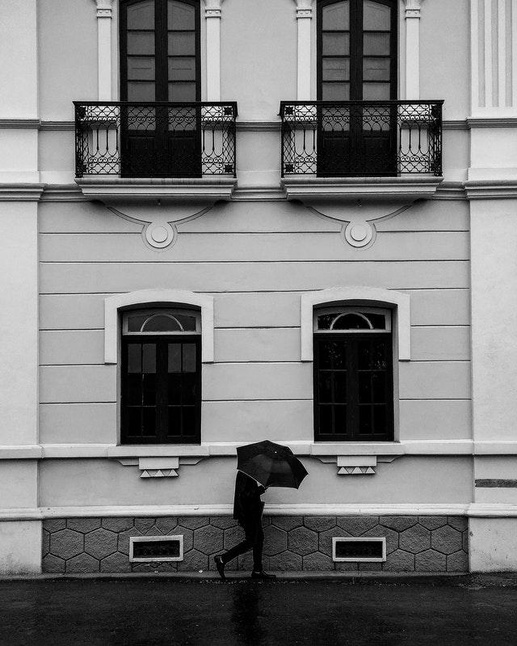
#> input picture walking.jpg, 517 x 646 px, shrunk from 640 x 799 before the run
$ jupyter execute 'V20 - Morphological operations.ipynb'   (shell and % lines are left out)
#> lines starting #> are read from the running program, lines starting #| are printed output that depends on the picture; after the words box and inside, x2 and y2 are one past the last pixel; in counts of white or black regions, pixels touching at a corner belong together
[cell 1]
import numpy as np
from matplotlib import pyplot as plt
from skimage.io import imread,imshow,imsave

[cell 2]
im = imread('walking.jpg')
#> im is the input picture: shape (646, 517); min 0, max 255, mean 121.2
bw = im>127
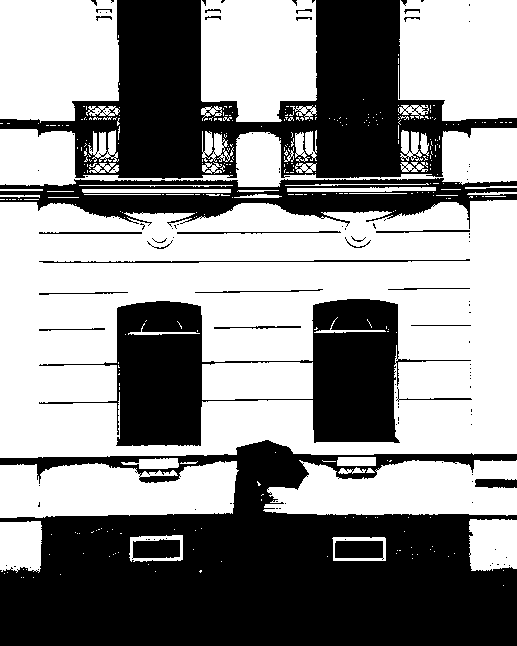
#> bw: shape (646, 517) bool; 55.5% white; 119 black regions (89 under 20 px), largest, box (x1, y1, x2, y2) and area: (0, 440, 517, 646) 68730, (0, 0, 517, 179) 39177, (39, 299, 471, 446) 23962

plt.figure()
plt.gray()
plt.imshow(bw)
plt.show()

[cell 3]
from skimage.morphology import disk

se = disk(5)
plt.figure()
plt.imshow(se)
plt.show()
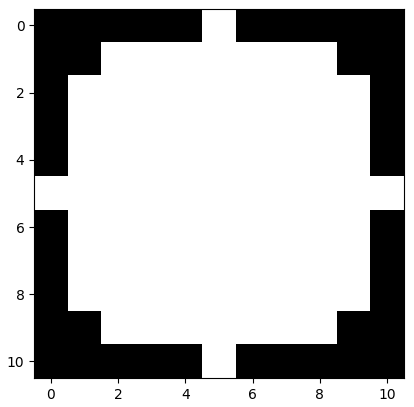
#> figure drawn by matplotlib, 1 panel

[cell 4]
from skimage.morphology import opening,closing,erosion,dilation

plt.figure()
plt.subplot(2,2,1)
plt.imshow(erosion(bw, se))
plt.subplot(2,2,2)
plt.imshow(dilation(bw, se))
plt.subplot(2,2,3)
plt.imshow(opening(bw, se))
plt.subplot(2,2,4)
plt.imshow(closing(bw, se))
plt.show()
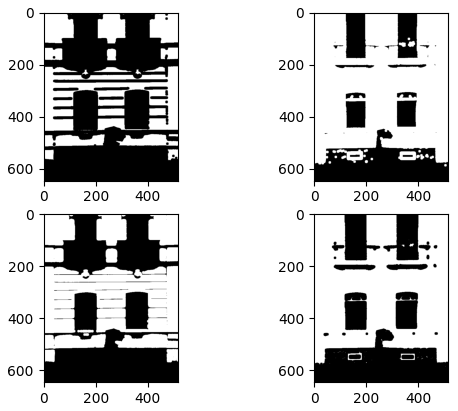
#> figure drawn by matplotlib, 4 panels

[cell 5]
clean = closing(opening(bw,se),se)
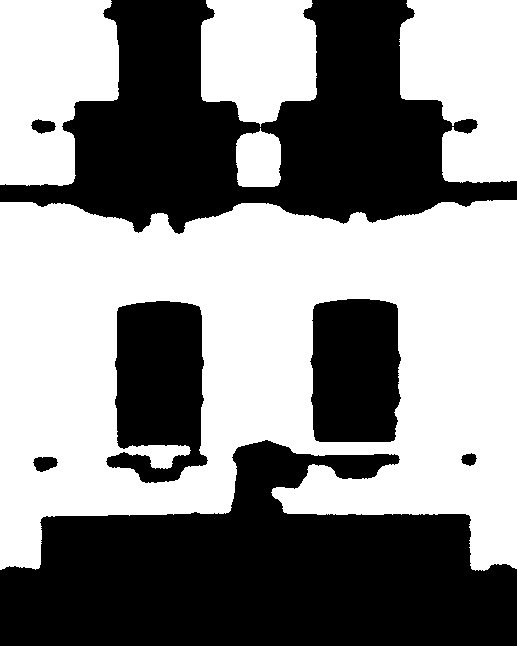
#> clean: shape (646, 517) bool; 53.5% white; 7 black regions, largest, box (x1, y1, x2, y2) and area: (0, 440, 517, 646) 68886, (0, 0, 517, 234) 59905, (106, 301, 208, 483) 13739
plt.figure()
plt.subplot(1,2,1)
plt.imshow(bw)
plt.subplot(1,2,2)
plt.imshow(clean)
plt.show()

[cell 6]
se = disk(5)
plt.figure()
plt.imshow(closing(im,se))
plt.show()
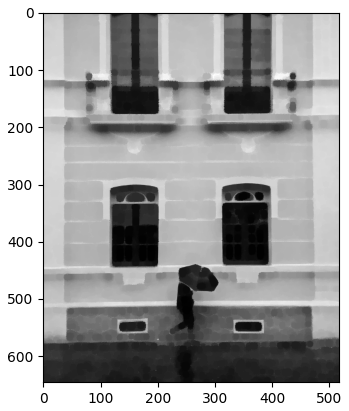
#> figure drawn by matplotlib, 1 panel

[cell 7]
from skimage.color import rgb2hsv,hsv2rgb

im = imread('etretat.jpg')
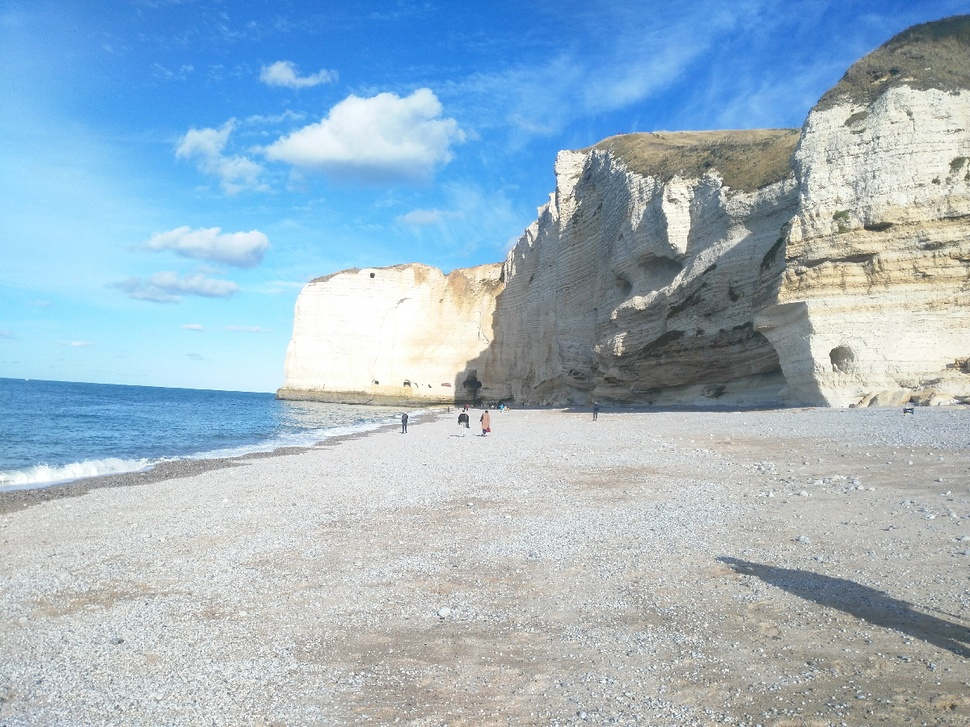
#> input picture etretat.jpg, 970 x 727 px, shrunk from 1200 x 900 before the run
#> im is the input picture: shape (727, 970, 3); mean R, G, B 158, 181.4, 197.9
hsv = rgb2hsv(im)
#> hsv: shape (727, 970, 3) float64; mean of channels 0, 1, 2 0.387, 0.221, 0.794
se = disk(5)
hsv[:,:,2] = opening(closing(hsv[:,:,2],se),se)
#> hsv: shape (727, 970, 3) float64; mean of channels 0, 1, 2 0.387, 0.221, 0.861
im2 = hsv2rgb(hsv)
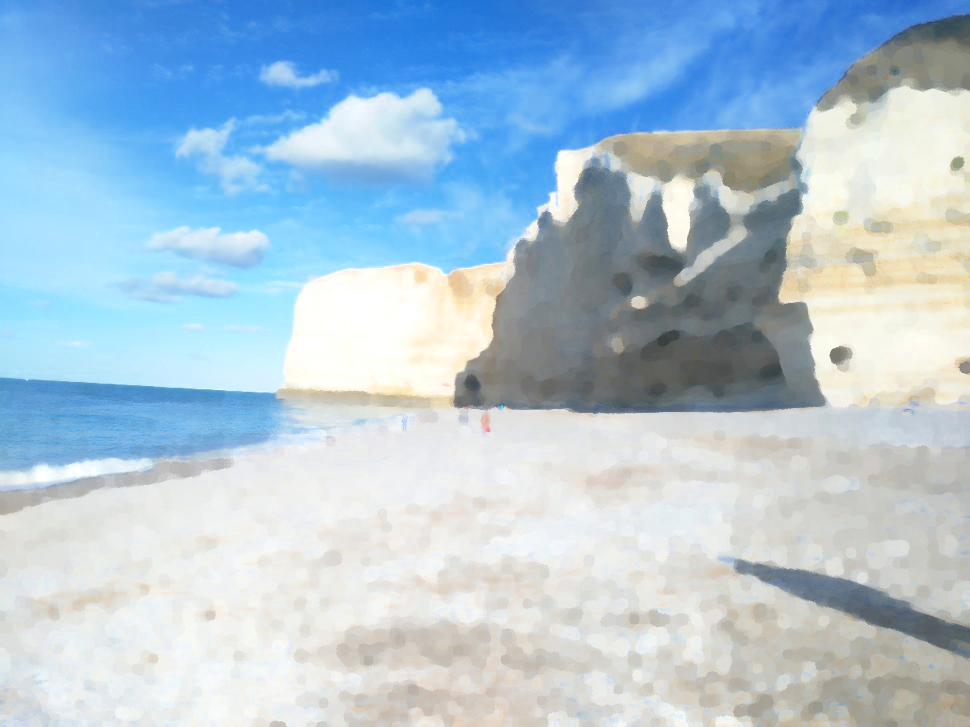
#> im2: shape (727, 970, 3) float64; mean R, G, B 0.682, 0.775, 0.84

plt.figure()
plt.imshow(im)
plt.figure()
plt.imshow(im2)
plt.show()
